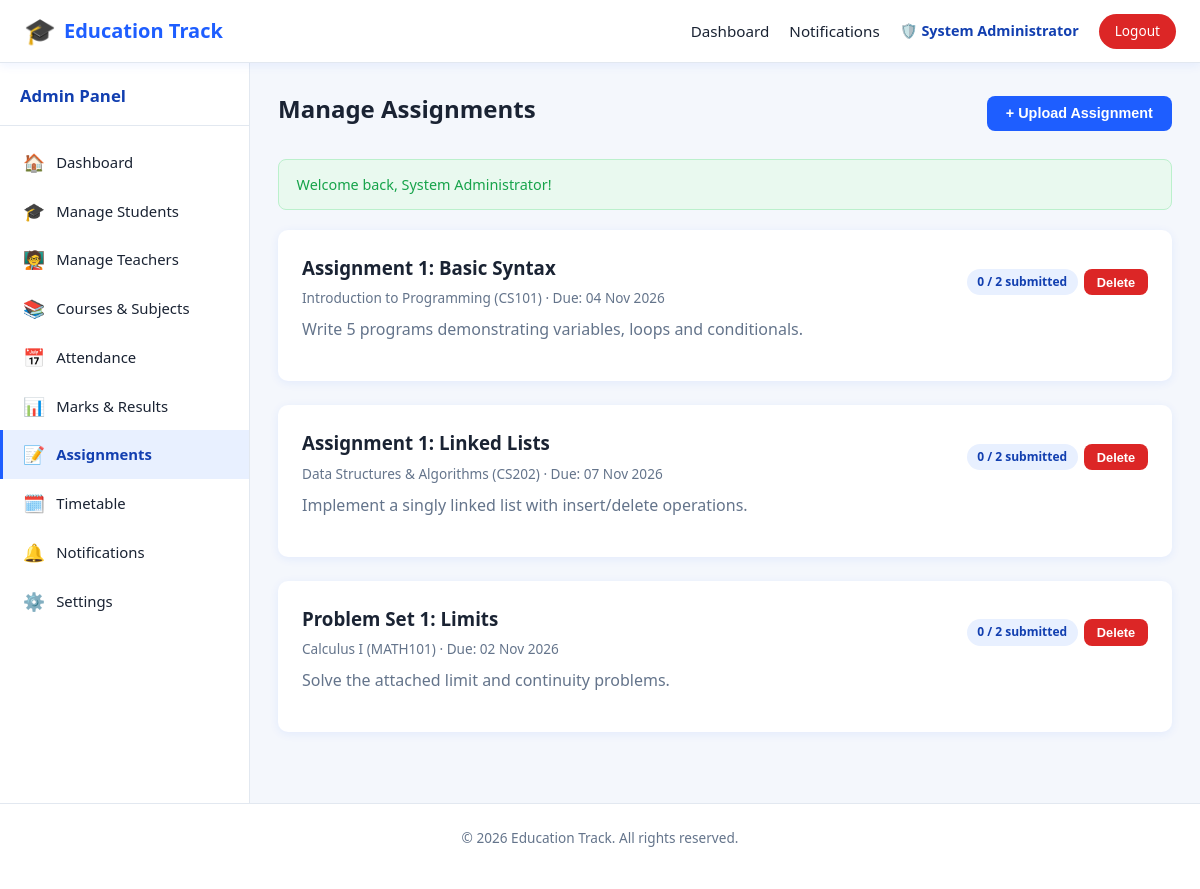
Page /admin/assignments.php (signed in) on the committed database.
### tables this page shows
CREATE TABLE assignments (
    id INT AUTO_INCREMENT PRIMARY KEY,
    course_id INT NOT NULL,
    title VARCHAR(150) NOT NULL,
    description TEXT,
    file_path VARCHAR(255),
    due_date DATE,
    uploaded_by VARCHAR(100),
    created_at TIMESTAMP DEFAULT CURRENT_TIMESTAMP,
    FOREIGN KEY (course_id) REFERENCES courses(id) ON DELETE CASCADE
);

CREATE TABLE courses (
    id INT AUTO_INCREMENT PRIMARY KEY,
    course_code VARCHAR(20) NOT NULL UNIQUE,
    course_name VARCHAR(150) NOT NULL,
    description TEXT,
    credits INT DEFAULT 3,
    teacher_id INT NULL,
    created_at TIMESTAMP DEFAULT CURRENT_TIMESTAMP,
    FOREIGN KEY (teacher_id) REFERENCES teachers(id) ON DELETE SET NULL
);

### includes/session.php (called while the page is built, shortened)
<?php
function getFlash(): array
{
    $flash = $_SESSION['flash'] ?? [];
    return $flash;
}
function sanitize(string $value): string
{
    return htmlspecialchars(trim($value), ENT_QUOTES, 'UTF-8');
}

### admin/assignments.php (the view, shortened to what this page needs)
<?php
require_once __DIR__ . '/../includes/session.php';
$pdo = getDBConnection();
$assignments = $pdo->query("SELECT a.*, c.course_name, c.course_code,
        (SELECT COUNT(*) FROM assignment_submissions s WHERE s.assignment_id = a.id) AS submission_count,
        (SELECT COUNT(*) FROM enrollments e WHERE e.course_id = a.course_id) AS enrolled_count
    FROM assignments a JOIN courses c ON c.id = a.course_id ORDER BY a.created_at DESC")->fetchAll();
$flash = getFlash();
require_once __DIR__ . '/../includes/header.php';
require_once __DIR__ . '/../includes/navbar.php';
?>
<div class="app-layout">
    <?php $sidebarType = 'admin'; $activePage = 'assignments'; require __DIR__ . '/../includes/sidebar.php'; ?>
    <main class="main-content">
        <div class="page-header">
            <h1>Manage Assignments</h1>
            <button class="btn btn-primary" data-modal-target="#assignmentModal">+ Upload Assignment</button>
        </div>
        <?php if (!empty($flash['success'])): ?><div class="alert alert-success" data-autohide><?= sanitize($flash['success']) ?></div><?php endif; ?>
        <?php if (empty($assignments)): ?>
            <div class="card"><div class="empty-state"><div class="icon">📝</div>No assignments uploaded yet.</div></div>
        <?php else: ?>
            <?php foreach ($assignments as $a): ?>
                <div class="card">
                    <div class="page-header" style="margin-bottom:.5rem;">
                        <div>
                            <h3 style="margin-bottom:.2rem;"><?= sanitize($a['title']) ?></h3>
                            <span style="color:var(--text-muted); font-size:.85rem;"><?= sanitize($a['course_name']) ?> (<?= sanitize($a['course_code']) ?>) &middot; Due: <?= $a['due_date'] ? date('d M Y', strtotime($a['due_date'])) : 'N/A' ?></span>
                        </div>
                        <div class="table-actions">
                            <span class="badge badge-info"><?= (int) $a['submission_count'] ?> / <?= (int) $a['enrolled_count'] ?> submitted</span>
                            <form method="POST" action="assignments.php" style="display:inline;">
                                <button type="submit" class="btn btn-danger btn-sm" data-confirm="Delete this assignment?">Delete</button>
                            </form>
                        </div>
                    </div>
                    <p><?= sanitize((string) $a['description']) ?></p>
                </div>
            <?php endforeach; ?>
        <?php endif; ?>
    </main>
</div>
<?php
require_once __DIR__ . '/../includes/footer.php';
?>

### assets/css/style.css (style rules this page uses)
:root { --primary: #1e5eff; --primary-dark: #123fb0; --primary-light: #e8f0ff; --secondary: #0ea5e9; --accent: #ffb020; --success: #16a34a; --success-bg: #e9f9ef; --danger: #dc2626; --danger-bg: #fdecec; --warning: #d97706; --warning-bg: #fff7e6; --text-dark: #1a2333; --text-muted: #64748b; --white: #ffffff; --bg-light: #f4f7fc; --border: #e2e8f0; --radius: 10px; --shadow: 0 2px 10px rgba(30, 94, 255, 0.08); --shadow-lg: 0 8px 30px rgba(30, 94, 255, 0.12); --sidebar-width: 250px; }
* { box-sizing: border-box; }
html, body { margin: 0; padding: 0; font-family: 'Segoe UI', Roboto, Helvetica, Arial, sans-serif; background: var(--bg-light); color: var(--text-dark); line-height: 1.5; }
h1, h2, h3, h4 { margin: 0 0 .5rem; color: var(--text-dark); }
p { margin: 0 0 1rem; color: var(--text-muted); }
.app-layout { display: flex; min-height: calc(100vh - 60px); max-width: 1500px; margin: 0 auto; }
.main-content { flex: 1; padding: 1.75rem; min-width: 0; }
.page-header { display: flex; justify-content: space-between; align-items: center; flex-wrap: wrap; gap: .75rem; margin-bottom: 1.5rem; }
.page-header h1 { font-size: 1.5rem; }
.btn { display: inline-flex; align-items: center; justify-content: center; gap: .4rem; padding: .6rem 1.2rem; border-radius: 8px; border: none; font-weight: 600; font-size: .9rem; cursor: pointer; transition: transform .1s, box-shadow .15s, background .15s; }
.btn-primary { background: var(--primary); color: var(--white); }
.btn-danger { background: var(--danger); color: var(--white); }
.btn-sm { padding: .35rem .8rem; font-size: .8rem; }
.card { background: var(--white); border-radius: var(--radius); box-shadow: var(--shadow); padding: 1.5rem; margin-bottom: 1.5rem; }
.badge { display: inline-block; padding: .25rem .65rem; border-radius: 20px; font-size: .75rem; font-weight: 700; }
.badge-info { background: var(--primary-light); color: var(--primary-dark); }
.table-actions { display: flex; gap: .4rem; }
.alert { padding: .85rem 1.1rem; border-radius: 8px; margin-bottom: 1.25rem; font-size: .9rem; font-weight: 500; }
.alert-success { background: var(--success-bg); color: var(--success); border: 1px solid #bbf0cc; }

### rows in the picture
assignments: title "Assignment 1: Basic Syntax", course.course_name "Introduction to Programming", course.course_code "CS101", due_date "04 Nov 2026", submission_count "0", enrolled_count "2", description "Write 5 programs demonstrating variables, loops and conditionals."
assignments: title "Assignment 1: Linked Lists", course.course_name "Data Structures & Algorithms", course.course_code "CS202", due_date "07 Nov 2026", submission_count "0", enrolled_count "2", description "Implement a singly linked list with insert/delete operations."
assignments: title "Problem Set 1: Limits", course.course_name "Calculus I", course.course_code "MATH101", due_date "02 Nov 2026", submission_count "0", enrolled_count "2", description "Solve the attached limit and continuity problems."

### other values in the picture
currentAdminName() "System Administrator"
$link['icon'] "🏠"
$link['label'] "Dashboard"
$link['icon'] "🎓"
$link['label'] "Manage Students"
$link['icon'] "🧑‍🏫"
$link['label'] "Manage Teachers"
$link['icon'] "📚"
$link['label'] "Courses & Subjects"
$link['icon'] "📅"
$link['label'] "Attendance"
$link['icon'] "📊"
$link['label'] "Marks & Results"
$link['icon'] "📝"
$link['label'] "Assignments"
